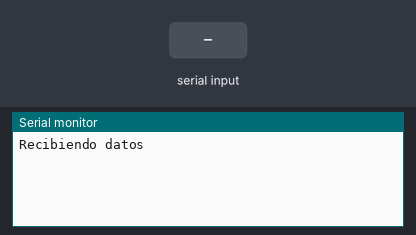
Recording of a sketch running on a simulated Arduino Uno, built with avr-gcc and run on an emulated ATmega328P. Parts: the last lines printed to the serial monitor. The test bench sets the inputs (shaded band).

Above: at 1.2 s.
1.3 s: "1\n" received over Serial
At 2.5 s:
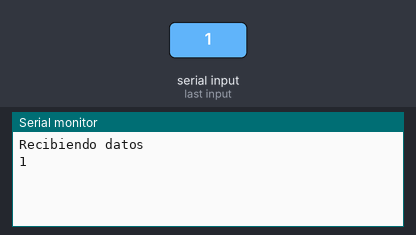
2.8 s: "0\n" received over Serial
At 3.9 s:
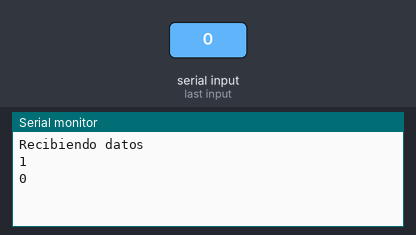
4.3 s: "2\n" received over Serial
At 5.1 s:
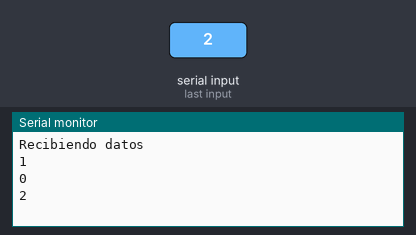

Measured:
- after the input at 1.3 s, the serial monitor: prints a new line at once (image 1)
- after the input at 2.8 s, the serial monitor: prints a new line at once (image 2)
- after the input at 4.3 s, the serial monitor: prints a new line at once (image 3)

The sketch:

Script_Arduino.ino
```cpp
#include <Wire.h>
#include <LiquidCrystal_I2C.h>
#define DEBUG(a) Serial.println(a);
LiquidCrystal_I2C lcd(0x27,16,2); // (0x3f,16,2) || (0x27,16,2)  ||(0x20,16,2);

int motorpin1 = 2;
int motorpin2 = 3;

int highSensor = 4;
int lowSensor = 5;
void setup()
{
//  pinMode(motorpin1, OUTPUT);
//  pinMode(motorpin2, OUTPUT);
//
//  pinMode(highSensor, INPUT);
//  pinMode(lowSensor, INPUT);
//
//  lcd.clear();
//  lcd.setCursor(0,0);
//  lcd.print("Hola :D ");
//  lcd.setCursor(0, 1);
//  lcd.print("Team Amarrilo - SP");

  Serial.begin(115200);
    Serial.println("Recibiendo datos");
}

void loop()
{

if(Serial.available() > 0){
 String data = Serial.readStringUntil('\n');
      DEBUG(data);
}
delay(100);
}

void clearDisplay(){
  lcd.clear();
  lcd.setCursor(0,0);
  lcd.print("Hola :D ");
  lcd.setCursor(0, 1);
  lcd.print("Team Amarrilo - SP");
}
void setMessage(String m1, String m2){
  lcd.clear();
  lcd.setCursor(0,0);
  lcd.print(m1);
  lcd.setCursor(0, 1);
  lcd.print(m2);
}

void openDoor(){
  int valsensor = 1;
  while(valsensor != 0){
  valsensor = digitalRead(highSensor);
  digitalWrite(motorpin1, HIGH);
  digitalWrite(motorpin2, LOW);
  }
  delay(100);
}

void closeDoor(){
  int valsensor = 1;
  while(valsensor != 0){
  valsensor = digitalRead(lowSensor);
  digitalWrite(motorpin1, LOW);
  digitalWrite(motorpin2, HIGH);
  }
  delay(100);
}
```
